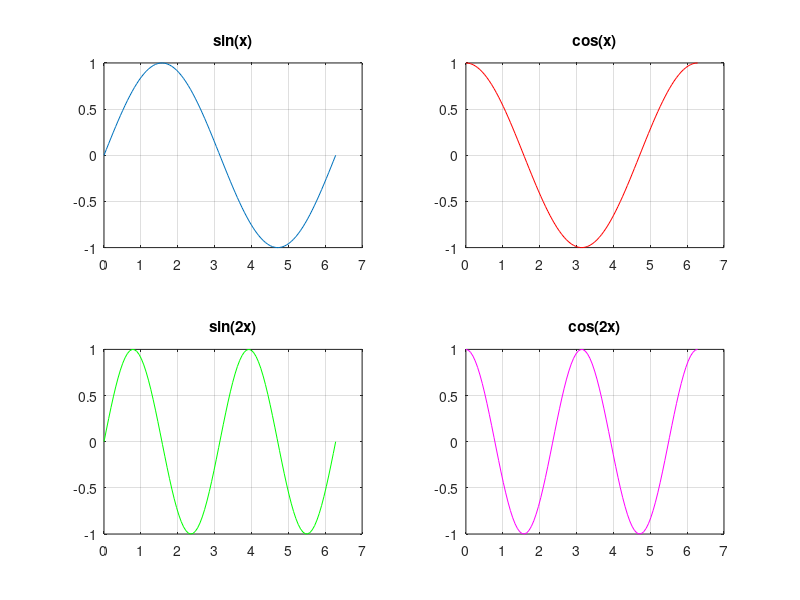

Write MATLAB code to recreate this figure.
% Subplot Demo — Multiple plots in one figure
% subplot(rows, cols, position) creates a grid of axes.
% Each subplot has its own title, labels, and data.
% Pull toolbox functions (signal, stats, graphics, io) into scope so we
% can call them by short name (fft, butter, plot, std, ...). Without this,
% we'd need fully qualified names like signal.transforms.fft(...).


clear
close all

x = linspace(0, 2*pi, 100);

figure

subplot(2, 2, 1)
plot(x, sin(x))
title('sin(x)')
grid on

subplot(2, 2, 2)
plot(x, cos(x), 'r')
title('cos(x)')
grid on

subplot(2, 2, 3)
plot(x, sin(2*x), 'g')
title('sin(2x)')
grid on

subplot(2, 2, 4)
plot(x, cos(2*x), 'm')
title('cos(2x)')
grid on
